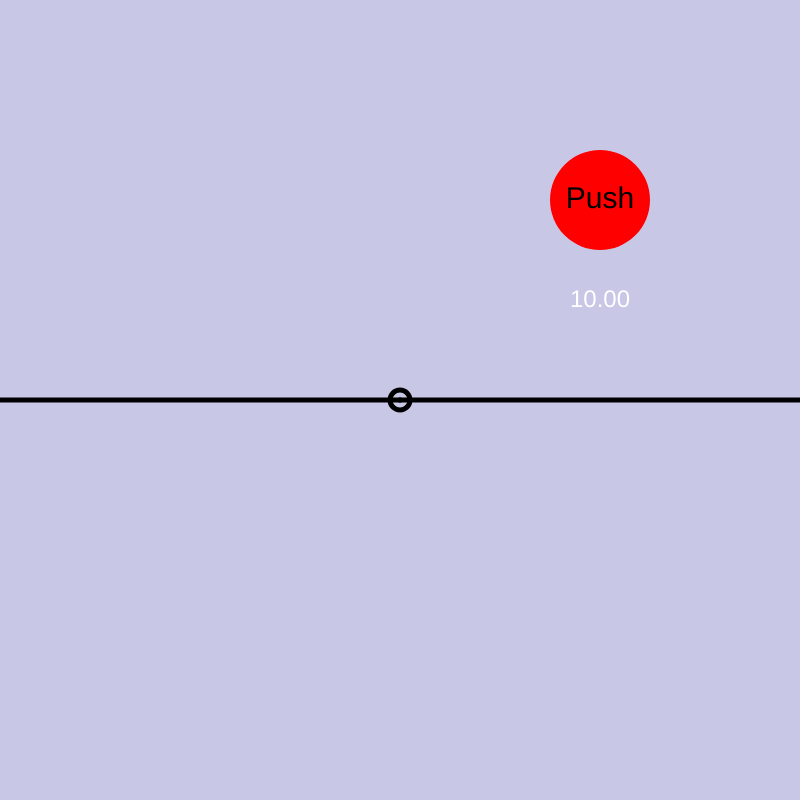
Frame 1 (no input)
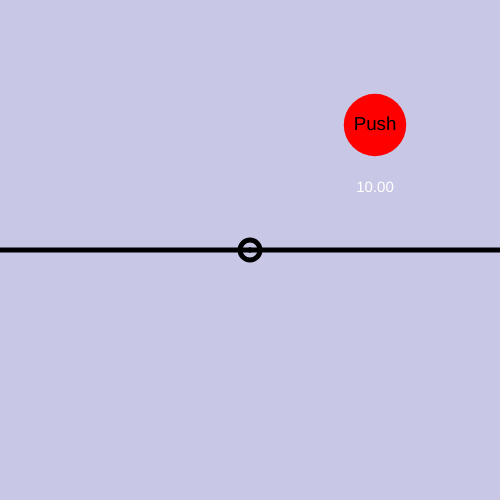
Frame 60 (no input)
Frame 120 (the mouse pressed at the canvas centre since frame 60): identical to frame 60, image omitted

The p5.js sketch that drew these frames (run headless with seeded random() and noise() and a simulated clock; from frame 60 on, the mouse is pressed at the canvas centre):

// p5.js sketch
// ── sketch.js
let mouseLocation;
let grabbed = false;
let pressed = false;
var bogen;
var ball;
let shot = false;
let flying = false;
let time;
let scales = 1;
let w,h;
let pushed = false;
let power = 0;
let seconds = 600;

function setup() {
  w = 800;
  h = 800;
 createCanvas(w, h);
 time = 0;
 mouseLocation = createVector(0,0);
 bogen = new Bogen(createVector(400*scales,400*scales),3);
 ball = new Ball(1,createVector(2,2));
}

function draw() {
  
  createCanvas(w, h);
  background(200, 200, 230);
  
  noStroke();
  fill(255);
  textAlign(CENTER, CENTER);
  textSize(24*scales);
  text(nf(seconds/60,1,2), 600*scales, 300*scales);
  fill(255,0,0);
  circle(600*scales,200*scales,100*scales);
  fill(0);
  textSize(30*scales);
  text("Push", 600*scales, 200*scales);
  bogen.display();
  ball.display();
  if(pushed){
    seconds--;
  }
  if(seconds<= 0 && flying == false)
  {
    shot = true;
    pushed = false;
  }
  if(shot == true){
    ball.dir = createVector(400*scales - ball.pos.x,400*scales -  ball.pos.y);
    ball.dir.x = ball.dir.x / ball.dir.mag();
    ball.dir.y = ball.dir.y / ball.dir.mag();
    ball.speed = map(Math.abs(ball.pos.y-400*scales),0,600,0,100);
    bogen.speed = map(Math.abs(bogen.center.y-400*scales),0,600,0,1);
    shot = false;
    time = 100;
    flying = true;
  }else if(flying == true){
    console.log("flying");
    console.log(ball.dir);
    console.log(ball.speed);
    console.log(ball.pos.y);
    ball.move();
    time -= 1;
    bogen.move();
    if(time <= 0){
      flying = false;
      seconds = 600;
      power=0;
    }
  }
  else{
    bogen.center = createVector(400,400);
    ball.pos = createVector(400,400);
    newscale();
    bogen.center.y = 400*scales+ power; 
    ball.pos.y = 400*scales+power;
  if(mouseX < bogen.center.x + 20 && mouseX > bogen.center.x - 20 && mouseY < bogen.center.y + 20 && mouseY > bogen.center.y - 20 && grabbed == false && pressed == true){
    grabbed = true;
  }
  if(grabbed == true){
    bogen.center.x += mouseX - mouseLocation.x; 
    bogen.center.y += mouseY - mouseLocation.y; 
    ball.pos.x += mouseX - mouseLocation.x; 
    ball.pos.y += mouseY - mouseLocation.y; 
  }
  }
  scales = windowWidth/1920;
  w = 800 *scales;
  h = 800 *scales;
  
  

}
function newscale(){
  bogen.left.x = 0 * scales;
  bogen.left.y = 400 * scales;
  bogen.right.x = 800 * scales;
  bogen.right.y = 400 * scales;
  bogen.center.x = 400 *scales;
  bogen.center.y = 400*scales;
  ball.pos.x =400*scales;
  ball.pos.y=400*scales;
 
  
}
class Bogen {
  constructor(center,speed) {
    this.left = createVector(0,400);
    this.right = createVector(800,400);
    this.strength = 5;
    this.center = center;
    this.speed = speed;
  }
  move() {
    let dir = createVector(400*scales - this.center.x, 400*scales -  this.center.y);
    this.center.x += dir.x * this.speed;
    this.center.y += dir.y * this.speed;
  }
  display() {
    stroke(0);
    strokeWeight(this.strength)
    line(this.left.x,this.left.y,this.center.x,this.center.y);
    line(this.right.x,this.right.y,this.center.x,this.center.y);
  }
}
class Ball {
  constructor(speed,dir) {
  this.pos = createVector(400,400);
  this.speed = speed;
  this.dir = dir;
  this.diameter = 5;
  }
  display() {
    stroke(0);
    strokeWeight(20);
    fill(0);
    circle(this.pos.x,this.pos.y, this.diameter);
  }
  move() {
    this.pos.x += this.dir.x*this.speed;
    this.pos.y += this.dir.y*this.speed;
  }
}
function mousePressed() {
  pressed = true;
  mouseLocation = createVector(mouseX,mouseY);
  if(mouseX<650*scales&& mouseX > 550*scales&&mouseY <250*scales&&mouseY > 150*scales)
  {
    pushed = true;
    power++;
    console.log(power);
  }
}
function mouseReleased(){
  if(grabbed == true){
    shot = true;
  }
  grabbed = false;
  pressed = false;

}
